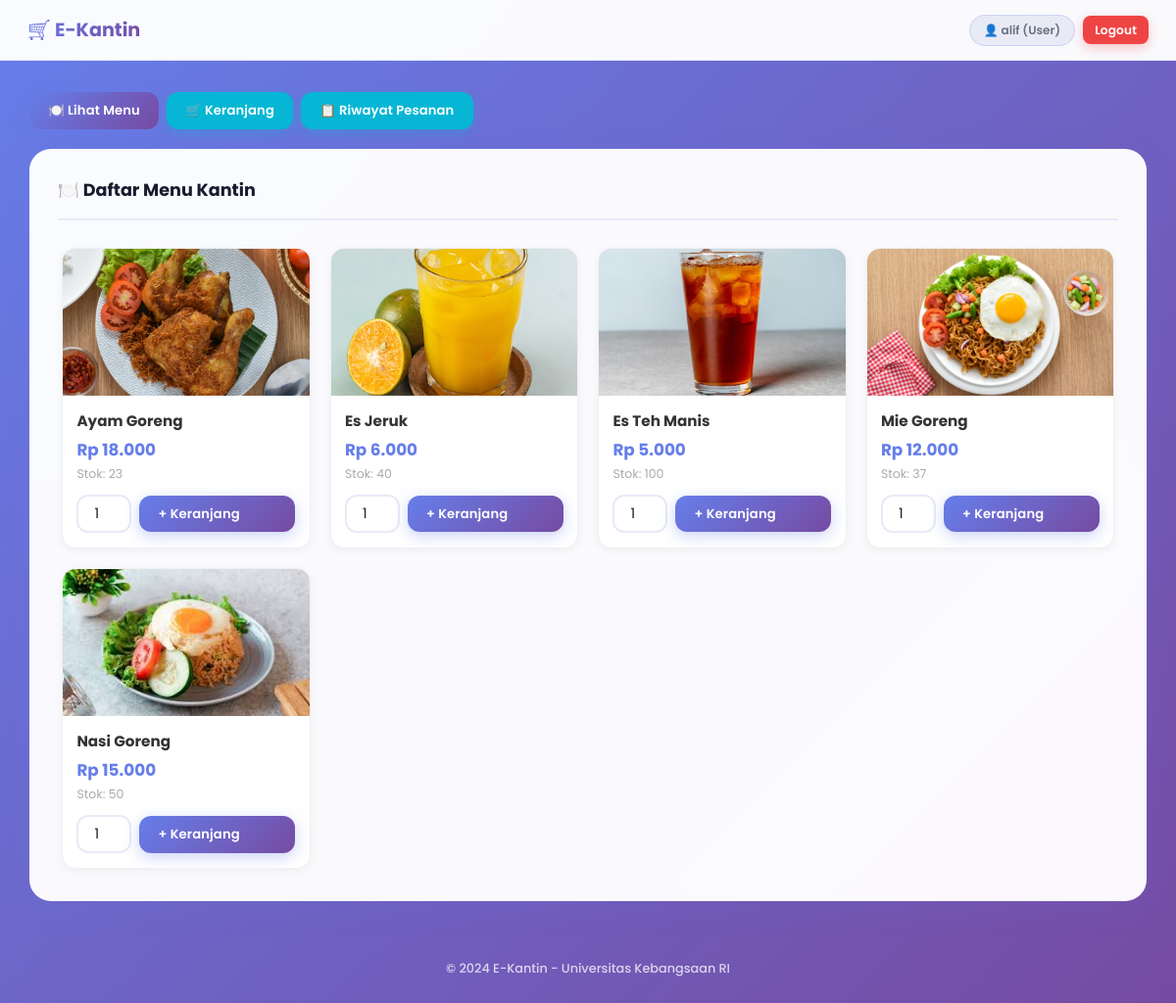
Screenshot of /e-kantin/user/dashboard.php (signed in) with the database file from the repository.
### tables this page shows
CREATE TABLE `menu` (
  `id_menu` int(11) NOT NULL,
  `nama_makanan` varchar(100) NOT NULL,
  `harga` float NOT NULL,
  `stok` int(11) NOT NULL DEFAULT 0,
  `gambar` varchar(255) DEFAULT NULL,
  `created_at` timestamp NOT NULL DEFAULT current_timestamp()
);

### e-kantin/user/dashboard.php (the view, shortened to what this page needs)
<?php
require_once '../config/database.php';
$menus = mysqli_query($conn, "SELECT * FROM menu WHERE stok > 0 ORDER BY nama_makanan ASC");
include '../includes/header.php';
?>
<div class="sidebar">
    <a href="dashboard.php" class="btn btn-primary">🍽️ Lihat Menu</a>
    <a href="keranjang.php" class="btn btn-info">🛒 Keranjang
    </a>
    <a href="riwayat.php" class="btn btn-info">📋 Riwayat Pesanan</a>
</div>
<div class="card">
    <div class="card-header">
        <h2>🍽️ Daftar Menu Kantin</h2>
    </div>
    <div class="menu-grid">
        <?php while ($menu = mysqli_fetch_assoc($menus)): ?>
        <div class="menu-card">
            <div class="menu-img-wrap">
                <?php
                $gambar_file = $menu['gambar'] ?? null;
                $img_path = '../assets/uploads/menu/' . $gambar_file;
                if (!empty($gambar_file) && file_exists($img_path)):
                ?>
                    <img src="../assets/uploads/menu/<?= htmlspecialchars($gambar_file) ?>"
                         alt="<?= htmlspecialchars($menu['nama_makanan']) ?>"
                         class="menu-img">
                <?php else: ?>
                    <div class="menu-img-placeholder">🍽️</div>
                <?php endif; ?>
            </div>
            <div class="menu-body">
                <h3 class="menu-name"><?= htmlspecialchars($menu['nama_makanan']) ?></h3>
                <div class="menu-price">Rp <?= number_format($menu['harga'], 0, ',', '.') ?></div>
                <div class="menu-stok">Stok: <?= $menu['stok'] ?></div>
                <form method="POST" action="keranjang.php">
                    <div style="display:flex;gap:0.5rem;align-items:center;margin-top:0.75rem;">
                        <input type="number" name="qty" class="form-control qty-input"
                               value="1" min="1" max="<?= min(99, $menu['stok']) ?>">
                        <button type="submit" class="btn btn-primary" style="flex:1;white-space:nowrap;">
                            + Keranjang
                        </button>
                    </div>
                </form>
            </div>
        </div>
        <?php endwhile; ?>
    </div>
</div>
<?php include '../includes/footer.php'; ?>

### e-kantin/assets/css/style.css (style rules this page uses)
:root { --p1: #667eea; --p2: #764ba2; --p3: #5a6fd6; --p4: #8b5cf6; --white: #ffffff; --bg: #f0f2ff; --text: #1a1a2e; --muted: #6b7280; --light: #e8eaf6; --success: #10b981; --success-bg: #d1fae5; --success-dark: #065f46; --warn: #f59e0b; --warn-bg: #fef3c7; --warn-dark: #78350f; --danger: #ef4444; --danger-bg: #fee2e2; --danger-dark: #7f1d1d; --info: #06b6d4; --info-bg: #e0f7fa; --info-dark: #164e63; --r-sm: 8px; --r-md: 12px; --r-lg: 16px; --r-xl: 22px; --r-full: 999px; --font: 'Poppins', system-ui, sans-serif; }
* { margin: 0; padding: 0; box-sizing: border-box; }
body { font-family: var(--font); background: linear-gradient(135deg, var(--p1) 0%, var(--p2) 100%); min-height: 100vh; color: var(--text); }
.card { background: rgba(255, 255, 255, 0.97); backdrop-filter: blur(8px); border-radius: var(--r-xl); padding: 1.75rem; border: 1px solid rgba(255, 255, 255, 0.6); box-shadow: 0 8px 32px rgba(102, 126, 234, 0.12); margin-bottom: 1.5rem; }
.card-header { margin-bottom: 1.5rem; padding-bottom: 1rem; border-bottom: 2px solid var(--light); display: flex; justify-content: space-between; align-items: center; }
.card-header h2 { color: var(--text); font-size: 1.1rem; font-weight: 700; }
.btn { padding: 0.55rem 1.2rem; border: none; border-radius: var(--r-md); cursor: pointer; font-weight: 600; font-size: 0.82rem; font-family: var(--font); text-decoration: none; display: inline-flex; align-items: center; gap: 6px; transition: all 0.2s ease; letter-spacing: 0.01em; }
.btn-primary { background: linear-gradient(135deg, var(--p1), var(--p2)); color: #fff; box-shadow: 0 4px 15px rgba(102, 126, 234, 0.35); }
.btn-info { background: var(--info); color: #fff; box-shadow: 0 4px 12px rgba(6,182,212,.3); }
.form-control { width: 100%; padding: 0.65rem 1rem; border: 2px solid var(--light); border-radius: var(--r-md); font-size: 0.9rem; font-family: var(--font); color: var(--text); background: #fff; transition: all 0.2s; }
.form-control::placeholder { color: #c4c9e8; }
.menu-grid { display: grid; grid-template-columns: repeat(auto-fill, minmax(250px, 1fr)); gap: 1rem; }
.sidebar { display: flex; gap: 0.5rem; margin-bottom: 1.25rem; flex-wrap: wrap; align-items: center; }

### e-kantin/user/dashboard.php (style rules this page uses)
.menu-grid { display: grid; grid-template-columns: repeat(auto-fill, minmax(200px, 1fr)); gap: 1.25rem; padding: 0.25rem; }
.menu-card { border: 1.5px solid #f0f0f0; border-radius: 14px; overflow: hidden; background: #fff; transition: all 0.25s; box-shadow: 0 2px 8px rgba(0,0,0,0.05); }
.menu-img-wrap { position: relative; width: 100%; height: 150px; background: #f5f5f5; overflow: hidden; }
.menu-img { width: 100%; height: 100%; object-fit: cover; display: block; transition: transform 0.3s; }
.menu-body { padding: 0.9rem; }
.menu-name { font-size: 0.95rem; font-weight: 700; color: #333; margin-bottom: 0.3rem; white-space: nowrap; overflow: hidden; text-overflow: ellipsis; }
.menu-price { font-size: 1.05rem; font-weight: 700; color: #667eea; margin-bottom: 0.2rem; }
.menu-stok { font-size: 0.78rem; color: #aaa; margin-bottom: 0.25rem; }
.qty-input { width: 56px !important; text-align: center; padding: 0.45rem 0.3rem; font-size: 0.9rem; }

### rows the page displays
menu: gambar (picture), nama_makanan "Ayam Goreng", harga "18.000", stok "23"
menu: gambar (picture), nama_makanan "Es Jeruk", harga "6.000", stok "40"
menu: gambar (picture), nama_makanan "Es Teh Manis", harga "5.000", stok "100"
menu: gambar (picture), nama_makanan "Mie Goreng", harga "12.000", stok "37"
menu: gambar (picture), nama_makanan "Nasi Goreng", harga "15.000", stok "50"

### other values shown
$_SESSION['username'] "alif"
$_SESSION['role'] "User"
